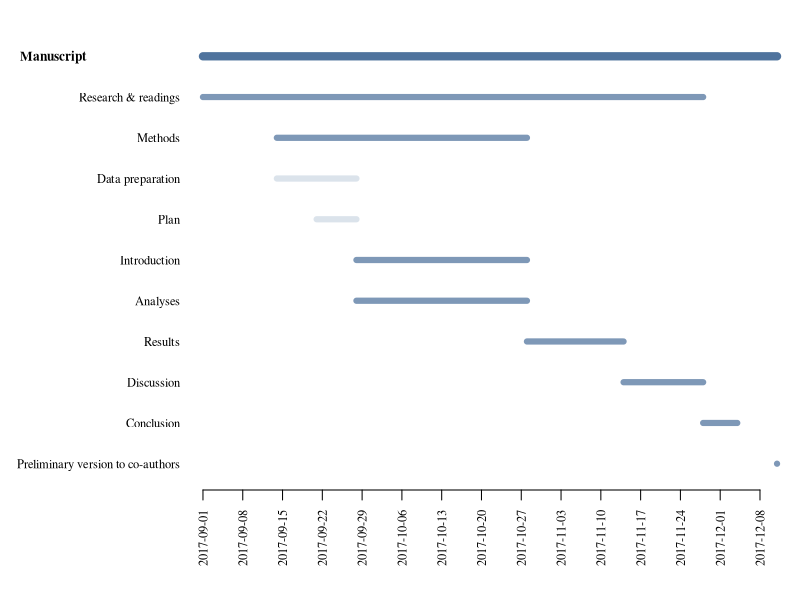
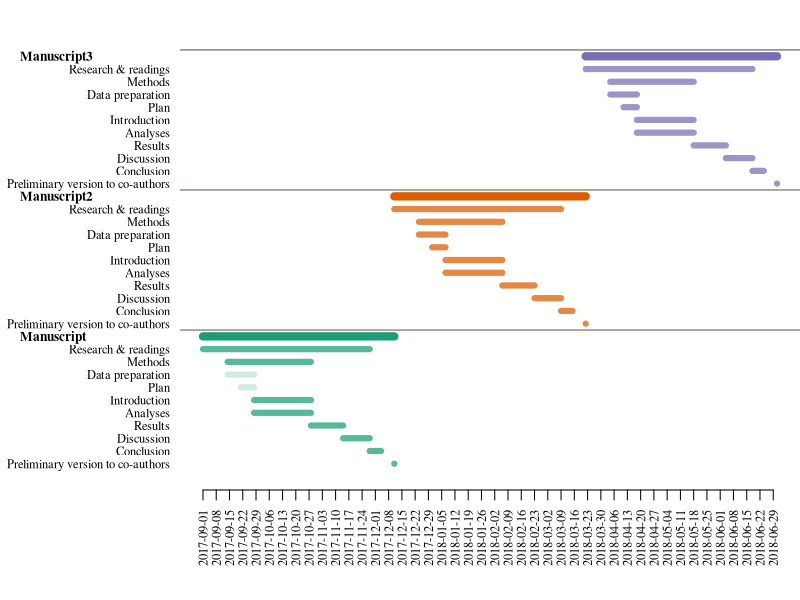
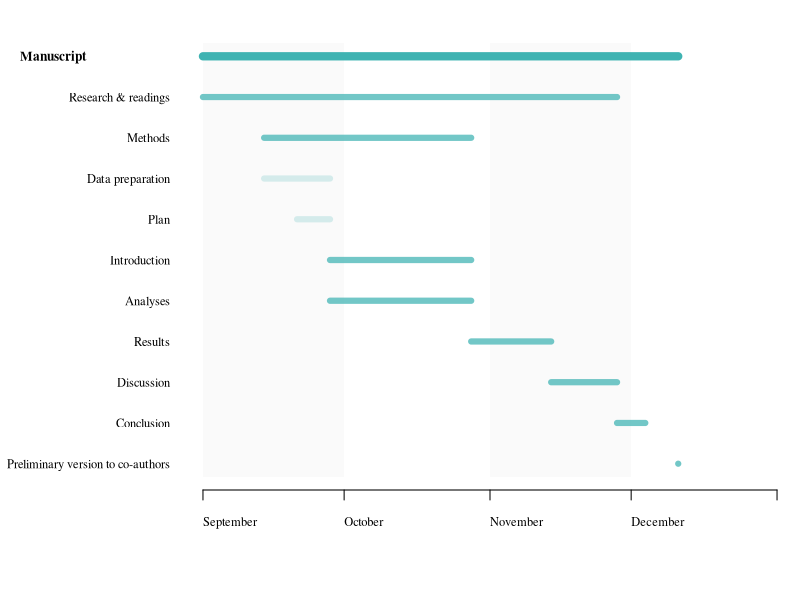
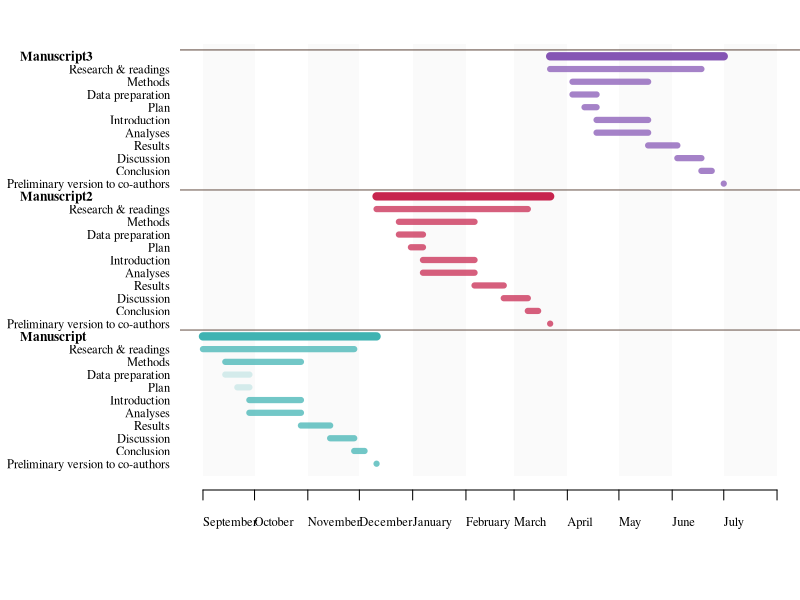
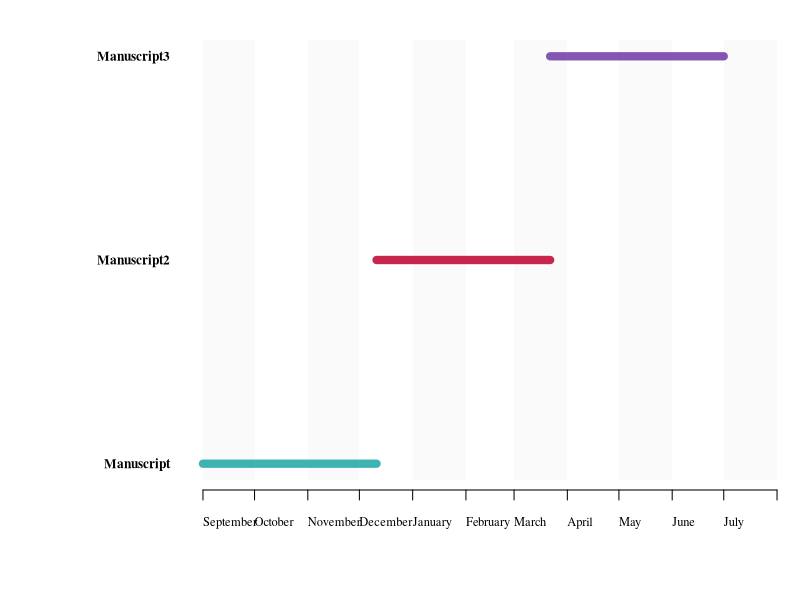

The R script that drew these images, in order:
## ---- chunk 1
rm(list=ls())
# R version
sessionInfo()[[1]]$version.string

# Packages required
library(knitr)
library(tidyverse)
library(RColorBrewer)
library(kableExtra)
## ---- chunk 2
# Let's organize a fake manuscript project to generate the chart.
Manuscript <- c('Research & readings','Data preparation','Analyses','Plan','Introduction','Methods','Results','Discussion','Conclusion','Preliminary version to co-authors')
startDate <- c('2017-09-01','2017-09-14','2017-09-28','2017-09-21','2017-09-28','2017-09-14','2017-10-28','2017-11-14','2017-11-28','2017-12-11')
dueDate <- c('2017-11-28','2017-09-28','2017-10-28','2017-09-28','2017-10-28','2017-10-28','2017-11-14','2017-11-28','2017-12-04','2017-12-11')
status <- c('I','C','I','C','I','I','I','I','I','I')
nTasks <- length(Manuscript)

# Create the data frame.
# In statuses, "I" and "C" would stand for "Incomplete" and "Complete", respectively
df <- data.frame(milestones = rep('Manuscript', nTasks),
                 tasks = Manuscript,
                 startDate = as.Date(startDate),
                 dueDate = as.Date(dueDate),
                 status = status,
                 stringsAsFactors = FALSE)

kable(df, "html") %>%
    kable_styling(full_width = F)
## ---- chunk 3
# Let's first organize our graph in order of tasks startDate
df <- arrange(df, desc(startDate))

# We need a date range for which we wish to crete the graph.
# Let's select the duration of the milestone
dateRange <- c(min(df$startDate), max(df$dueDate))

# We also need the number of elements to add to our graph.
# It will be the number of tasks plus the number of milestones
nameMilestones <- unique(df$milestones)
nMilestones <- length(nameMilestones)
nLines <- nTasks + nMilestones

# We also need a date sequence that will be used as one of our axes
# We select the date range divided into 7 days periods
dateSeq <- seq.Date(dateRange[1], dateRange[2], by = 7)

# Finally, we need a color palette for the project
# We take three colors, the first will be for the milestones
# The second will be for incomplete tasks
# The third color will be for completed tasks
cols <- c('#4f739d','#4f739dBB','#4f739d33')

# Gantt chart
par(family = "serif", mar = c(6,9,2,0))
plot(x = 1, y = 1, col = 'transparent', xlim = dateRange, ylim = c(1,nLines), bty = "n",ann = FALSE, xaxt = "n",yaxt = "n",type = "n",bg = 'grey')

# Add axes, tasks and milestones
mtext(dateSeq, side = 1, at = dateSeq, las = 3, line = 1.5, cex = 0.75)
axis(1, dateSeq, labels = F, line = 0.5)
mtext(df$tasks, side = 2, at = 1:nrow(df), las = 1, line = 0, cex = 0.75)
mtext(nameMilestones, side = 2, at = nrow(df)+1, las = 1, line = 8, font = 2, adj = 0, cex = 0.8)

# Add tasks
for(i in 1:nTasks) {
    lines(c(i,i) ~ c(df$startDate[i], df$dueDate[i]), lwd = 6, col = if(df$status[i] == 'C') cols[3] else cols[2])
}

# Add milestone
lines(c(nLines,nLines) ~ c(min(df$startDate), max(df$dueDate)), lwd = 8, col = cols[1])

# Add today's date
abline(v = as.Date(format(Sys.time(), format = "%Y-%m-%d")), lwd = 2, lty = 2)
## ---- chunk 4
# We will simply duplicate the manuscript and do as though we are working on three consecutive manuscripts
df2 <- df3 <- df
df2$milestones <- 'Manuscript2'
df3$milestones <- 'Manuscript3'
df2[,c('startDate','dueDate')] <- df2[,c('startDate','dueDate')] + as.numeric(diff(dateRange))
df3[,c('startDate','dueDate')] <- df3[,c('startDate','dueDate')] + as.numeric(diff(dateRange))*2
df2$status <- df3$status <- rep('I',nTasks)
dfM <- rbind(df, df2, df3)

# ... and go through the process of setting up the elements needed for the chart
# Let's start with the colors this time
# We take three colors, the first will be for the milestones
# The second will be for incomplete tasks
# The third color will be for completed tasks
nameMilestones <- unique(dfM$milestones)
nMilestones <- length(nameMilestones)
cols <- data.frame(milestones = nameMilestones,
                   col = brewer.pal(nMilestones, "Dark2"),
                   stringsAsFactors = F)

# Let's organize our dataset to produce the graph
dfMulti <- dfM %>%
      group_by(milestones) %>% # group by milestones
      summarise(startDate = min(startDate),
                dueDate = max(dueDate)) %>% # Determine the beginning and end date of milestones
      mutate(tasks = milestones, status = 'M') %>% # Give a name and a status
      bind_rows(dfM) %>% # Bind milestones with tasks
      mutate(lwd = ifelse(milestones == tasks, 8, 6)) %>% # Add line width for graph
      left_join(cols, by = 'milestones') %>% # add colors
      mutate(col = ifelse(status == 'I', paste0(col,'BB'), col)) %>% # change colors according to status
      mutate(col = ifelse(status == 'C', paste0(col,'33'), col)) %>% # change colors according to status
      mutate(cex = ifelse(status == 'M', 0.8, 0.75)) %>%
      mutate(adj = ifelse(status == 'M', 0, 1)) %>%
      mutate(line = ifelse(status == 'M', 8, 0.5)) %>%
      mutate(font = ifelse(status == 'M', 2, 1)) %>%
      arrange(milestones,desc(startDate),dueDate) # sort table

# We need a date range for which we wish to crete the graph.
# Let's select the duration of the milestone
dateRange <- c(min(dfMulti$startDate), max(dfMulti$dueDate))

# We also need a date sequence that will be used as one of our axes
# We select the date range divided into 7 days periods
dateSeq <- seq.Date(dateRange[1], dateRange[2], by = 7)


# Gantt chart
nLines <- nrow(dfMulti)
par(family = "serif", mar = c(6,9,2,0))
plot(x = 1, y = 1, col = 'transparent', xlim = dateRange, ylim = c(1,nLines), bty = "n",ann = FALSE, xaxt = "n",yaxt = "n",type = "n",bg = 'grey')
mtext(dateSeq, side = 1, at = dateSeq, las = 3, line = 1.5, cex = 0.75)
axis(1, dateSeq, labels = F, line = 0.5)

for(i in 1:nLines) {
    lines(c(i,i) ~ c(dfMulti$startDate[i],dfMulti$dueDate[i]),
          lwd = dfMulti$lwd[i],
          col = dfMulti$col[i])
    mtext(dfMulti$tasks[i],
          side = 2,
          at = i,
          las = 1,
          adj = dfMulti$adj[i],
          line = dfMulti$line[i],
          cex = dfMulti$cex[i],
          font = dfMulti$font[i])
}

abline(h = which(dfMulti$status == 'M') + 0.5, col = '#634d42')
abline(v = as.Date(format(Sys.time(), format = "%Y-%m-%d")), lwd = 2, lty = 2)
## ---- chunk 5
ganttR <- function(df, type = 'all') {
    nameMilestones <- unique(df$milestones)
    nMilestones <- length(nameMilestones)
    rbPal <- colorRampPalette(c("#3fb3b2", "#ffdd55", "#c7254e", "#1b95e0", "#8555b4")) # Color palette
    cols <- data.frame(milestones = nameMilestones,
                       col = rbPal(nMilestones),
                       stringsAsFactors = F)
    cols <- cols[1:nMilestones, ]

    # Let's organize our dataset to produce the graph
    df <- df %>%
          group_by(milestones) %>% # group by milestones
          summarise(startDate = min(startDate),
                    dueDate = max(dueDate)) %>% # Determine the beginning and end date of milestones
          mutate(tasks = milestones, status = 'M') %>% # Give a name and a status
          bind_rows(df) %>% # Bind milestones with tasks
          mutate(lwd = ifelse(milestones == tasks, 8, 6)) %>% # Add line width for graph
          left_join(cols, by = 'milestones') %>% # add colors
          mutate(col = ifelse(status == 'I', paste0(col,'BB'), col)) %>% # change colors according to status
          mutate(col = ifelse(status == 'C', paste0(col,'33'), col)) %>% # change colors according to status
          mutate(cex = ifelse(status == 'M', 0.8, 0.75)) %>%
          mutate(adj = ifelse(status == 'M', 0, 1)) %>%
          mutate(line = ifelse(status == 'M', 8, 0.5)) %>%
          mutate(font = ifelse(status == 'M', 2, 1)) %>%
          arrange(milestones,desc(startDate),dueDate) # sort table

    # We need a date range for which we wish to crete the graph.
    # Let's select the duration of the milestone
    dateRange <- c(min(df$startDate), max(df$dueDate))

    # We also need a date sequence that will be used as one of our axes
    # We select the date range divided into 7 days periods
    # dateSeq <- seq.Date(dateRange[1], dateRange[2], by = 7)
    forced_start <- as.Date(paste0(format(dateRange[1], "%Y-%m"), "-01"))
    yEnd <- format(dateRange[2], "%Y")
    mEnd <- as.numeric(format(dateRange[2], "%m")) + 1
    if(mEnd == 13) {
        yEnd <- as.numeric(yEnd) + 1
        mEnd <- 1
    }
    forced_end <- as.Date(paste0(yEnd, "-", mEnd,"-01"))
    dateSeq <- seq.Date(forced_start, forced_end, by = "month")
    lab <- format(dateSeq, "%B")

    # Gantt chart for 'all' type
    if(type == 'all') {
        nLines <- nrow(df)
        par(family = "serif", mar = c(6,9,2,0))
        plot(x = 1, y = 1, col = 'transparent', xlim = c(min(dateSeq), max(dateSeq)), ylim = c(1,nLines), bty = "n",ann = FALSE, xaxt = "n",yaxt = "n",type = "n",bg = 'grey')
        mtext(lab[-length(lab)], side = 1, at = dateSeq[-length(lab)], las = 0, line = 1.5, cex = 0.75, adj = 0)
        axis(1, dateSeq, labels = F, line = 0.5)
        extra <- nLines * 0.03
        for(i in seq(1,length(dateSeq-1), by = 2)) {
            polygon(x = c(dateSeq[i],dateSeq[i+1],dateSeq[i+1],dateSeq[i]),
                    y = c(1-extra,1-extra,nLines+extra,nLines+extra),
                    border = 'transparent',
                    col = '#f1f1f155')
        }

        for(i in 1:nLines) {
            lines(c(i,i) ~ c(df$startDate[i],df$dueDate[i]),
                  lwd = df$lwd[i],
                  col = df$col[i])
            mtext(df$tasks[i],
                  side = 2,
                  at = i,
                  las = 1,
                  adj = df$adj[i],
                  line = df$line[i],
                  cex = df$cex[i],
                  font = df$font[i])
        }

        abline(h = which(df$status == 'M') + 0.5, col = '#634d42')
        abline(v = as.Date(format(Sys.time(), format = "%Y-%m-%d")), lwd = 2, lty = 2)
    }

    # Gantt chart for 'milestones' only
    if(type == 'milestones') {
        nLines <- nMilestones
        ms <- which(df$status == 'M')
        par(family = "serif", mar = c(6,9,2,0))
        plot(x = 1, y = 1, col = 'transparent', xlim = c(min(dateSeq), max(dateSeq)), ylim = c(1,nLines), bty = "n",ann = FALSE, xaxt = "n",yaxt = "n",type = "n",bg = 'grey')
        mtext(lab[-length(lab)], side = 1, at = dateSeq[-length(lab)], las = 0, line = 1.5, cex = 0.75, adj = 0)
        axis(1, dateSeq, labels = F, line = 0.5)
        extra <- nLines * 0.03
        for(i in seq(1,length(dateSeq-1), by = 2)) {
            polygon(x = c(dateSeq[i],dateSeq[i+1],dateSeq[i+1],dateSeq[i]),
                    y = c(1-extra,1-extra,nLines+extra,nLines+extra),
                    border = 'transparent',
                    col = '#f1f1f155')
        }

        for(i in 1:nLines) {
            lines(c(i,i) ~ c(df$startDate[ms[i]],df$dueDate[ms[i]]),
                  lwd = df$lwd[ms[i]],
                  col = df$col[ms[i]])
            mtext(df$tasks[ms[i]],
                  side = 2,
                  at = i,
                  las = 1,
                  adj = 1,
                  line = 0.5,
                  cex = df$cex[ms[i]],
                  font = df$font[ms[i]])
        }
        abline(v = as.Date(format(Sys.time(), format = "%Y-%m-%d")), lwd = 2, lty = 2)
    }   
}

# Single milestone
ganttR(df)

# Multiple milestones
ganttR(dfM)

# Milestones only
ganttR(dfM, 'milestones')
